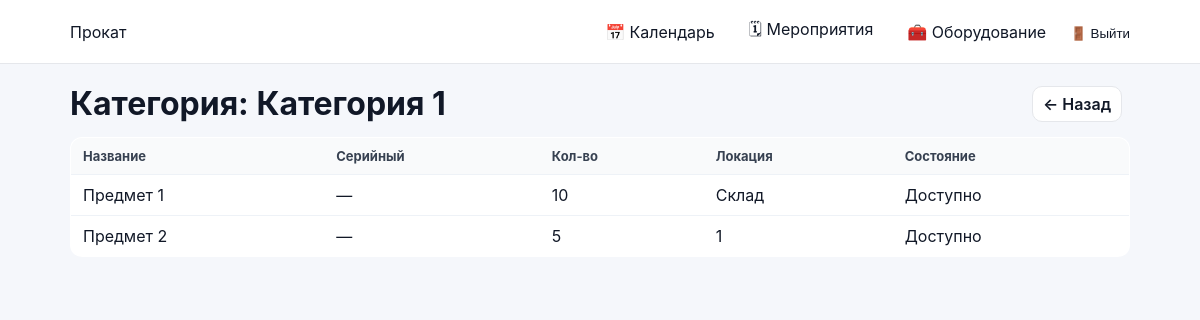
The app's page /equipment/category/1/ (signed in), older data.
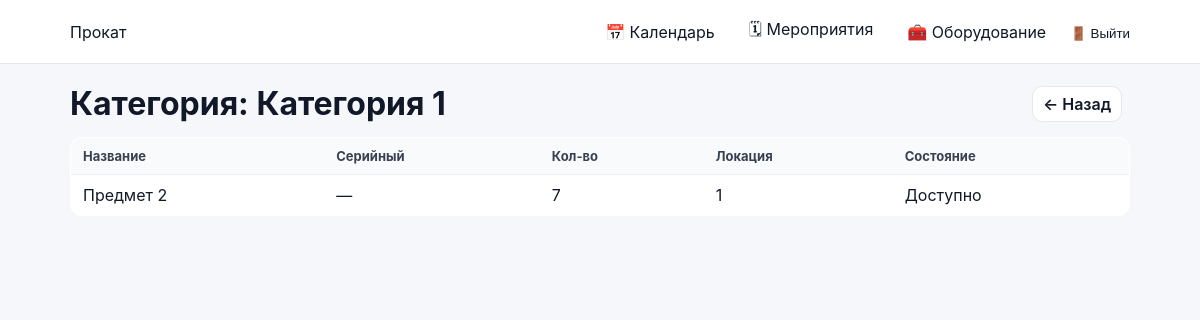
The same page, newer data.
### inventory/models.py (models this page shows, shortened)
class Equipment(models.Model):
    STATUS_CHOICES = (
        ('available', 'Доступно'),
        ('rented', 'В прокате'),
        ('broken', 'Неисправно'),
    )
    name = models.CharField(max_length=200)
    category = models.ForeignKey(
        EquipmentCategory,
        on_delete=models.PROTECT,
        related_name='equipment'
    )
    serial_number = models.CharField(max_length=100, blank=True, null=True)
    quantity_total = models.PositiveIntegerField()
    location = models.CharField(max_length=200, blank=True)
    status = models.CharField(max_length=20, choices=STATUS_CHOICES, default='available')
    notes = models.TextField(blank=True)

### inventory/views.py (the view)
# urls.py: path("equipment/category/<int:category_id>/", views.equipment_category_detail_view, name="equipment_category_detail"),
@login_required
def equipment_category_detail_view(request, category_id):
    category = get_object_or_404(EquipmentCategory, id=category_id)
    equipment = (
        Equipment.objects
        .filter(category=category)
        .order_by("name")
    )
    return render(request, "inventory/equipment_category_detail.html", {
        "category": category,
        "equipment": equipment,
        "can_manage": can_edit_inventory(request.user),
    })

### accounts/context_processors.py (called while the page is built)
def authz_flags(request):
    user = getattr(request, "user", None)
    return {
        "is_manager": is_manager(user),
        "is_senior_engineer": is_senior_engineer(user),
        "is_engineer": is_engineer(user),
        "can_manage_staff": can_manage_staff(user),
        "can_edit_event_card": can_edit_event_card(user),
        "can_edit_event_equipment": can_edit_event_equipment(user),
        "can_edit_inventory": can_edit_inventory(user),
    }

### accounts/permissions.py (called while the page is built)
def _in_group(user, group_name: str) -> bool:
    if not user or not user.is_authenticated:
        return False
    return user.groups.filter(name=group_name).exists()

def is_super(user) -> bool:
    return bool(user and user.is_authenticated and getattr(user, "is_superuser", False))

def is_manager(user) -> bool:
    return is_super(user) or _in_group(user, ROLE_MANAGER)

def is_senior_engineer(user) -> bool:
    return is_super(user) or _in_group(user, ROLE_SENIOR)

def is_engineer(user) -> bool:
    return is_super(user) or _in_group(user, ROLE_ENGINEER)

def can_manage_staff(user) -> bool:
    return is_manager(user)

def can_edit_event_card(user) -> bool:
    return is_manager(user)

### inventory/templates/inventory/equipment_category_detail.html (shortened to what this page needs)
{% extends "base.html" %}
{% block content %}
<div class="toolbar">
  <h1 style="margin:0;">Категория: {{ category.name }}</h1>
  <div style="display:flex; gap:10px; align-items:center;">
    <a class="btn-secondary" href="{% url 'equipment_list_categories' %}">← Назад</a>
  </div>
</div>
<table class="list-table">
  <thead>
    <tr>
      <th>Название</th>
      <th>Серийный</th>
      <th>Кол-во</th>
      <th>Локация</th>
      <th>Состояние</th>
    </tr>
  </thead>
  <tbody>
    {% for eq in equipment %}
      <tr>
        <td>{{ eq.name }}</td>
        <td>{{ eq.serial_number|default:"—" }}</td>
        <td>{{ eq.quantity_total }}</td>
        <td>{{ eq.location|default:"—" }}</td>
        <td>{{ eq.get_status_display }}</td>
      </tr>
    {% empty %}
      <tr><td colspan="6">В этой категории пока нет оборудования</td></tr>
    {% endfor %}
  </tbody>
</table>
{% endblock %}

Row changes from the older to the newer data that the page shows:
no longer on this page (row edited): Equipment: name "Предмет 1", serial_number "—", quantity_total "10", location "Склад", status "Доступно"
changed Equipment "Предмет 2": quantity_total "5" → "7"
